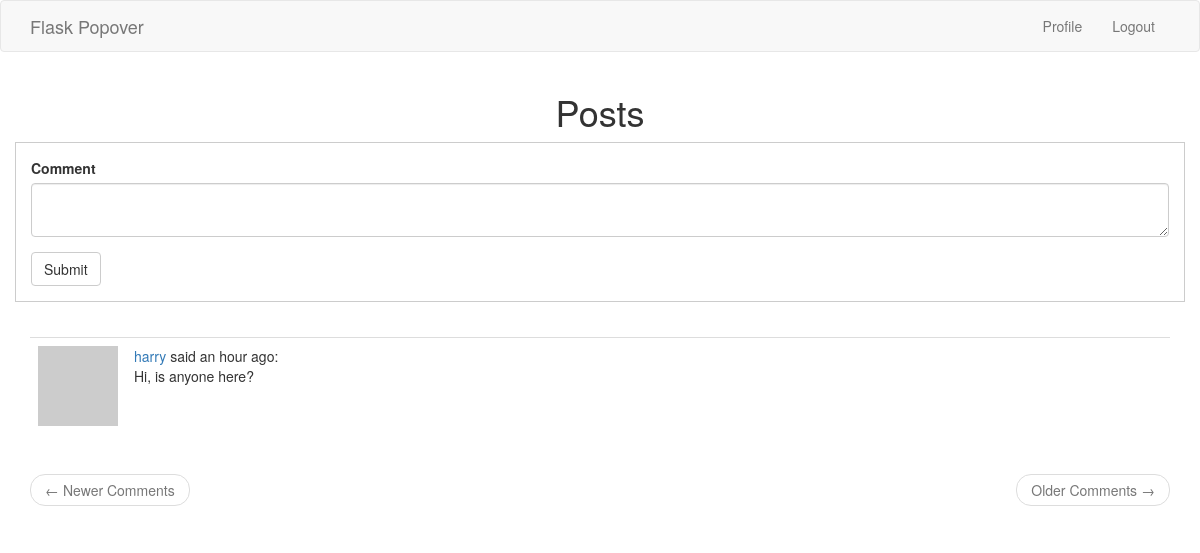
The app's page /index (signed in) with its own data.
### app/models.py (models this page shows, shortened)
class Post(db.Model):
    __table_name__ = 'post'
    id = db.Column(db.Integer, primary_key=True)
    body = db.Column(db.String(140))
    timestamp = db.Column(db.DateTime, index=True, default=datetime.utcnow)
    user_id = db.Column(db.Integer, db.ForeignKey('user.id'))

class User(UserMixin, db.Model):
    __table_name__ = 'users'
    id = db.Column(db.Integer, primary_key=True)
    username = db.Column(db.String(64), index=True, unique=True)
    email = db.Column(db.String(64), index=True, unique=True)
    password_hash = db.Column(db.String(128))
    about_me = db.Column(db.String(120))
    last_seen = db.Column(db.DateTime, default=datetime.utcnow)
    posts = db.relationship('Post', backref='author', lazy='dynamic')
    def avatar(self, size):
        digest = md5(self.email.lower().encode('utf-8')).hexdigest()
        return f'https://www.gravatar.com/avatar/{digest}?d=identicon&s={size}'

### app/routes.py (the view)
@app.route('/', methods=['GET', 'POST'])
@app.route('/index', methods=['GET', 'POST'])
@login_required
def index():
    form = CommentForm()
    if form.validate_on_submit():
        post = Post(body=form.body.data, author=current_user)
        db.session.add(post)
        db.session.commit()
        flash('Your comment has been published.')
        return redirect(url_for('index'))
    page = request.args.get('page', 1, type=int)
    posts = Post.query.order_by(Post.timestamp.desc()).paginate(
        page, app.config['POSTS_PER_PAGE'], False)
    next_url = url_for('index', page=posts.next_num) \
        if posts.has_next else None
    prev_url = url_for('index', page=posts.prev_num) \
        if posts.has_prev else None
    return render_template(
        'index.html',
        title='Posts',
        form=form,
        next_url=next_url,
        prev_url=prev_url,
        posts=posts.items
        )

### app/forms.py
class CommentForm(FlaskForm):
    body = TextAreaField('Comment', validators=[DataRequired()])
    submit = SubmitField('Submit')

### app/models.py (called while the page is built)
@login.user_loader
def load_user(id):
    return User.query.get(int(id))

### app/templates/index.html
{% extends 'base.html' %}
{% import 'bootstrap/wtf.html' as wtf %}
{% block app_context %}
<div class="row text-center">
    <div class="col-md-12">
        <h1>{{title}}</h1>
    </div>
</div>
<div class="row">
    <div class="col-sm-12 my-form">
        {{ wtf.quick_form(form) }}
    </div>
</div><br>
<div class="row">
    <div class="col-sm-12">
        {% for post in posts %}
            {% include '_posts.html' %}
        {% endfor %}
    </div>
</div>
<nav aria-label="...">
    <ul class="pager">
        <li class="previous{% if not prev_url %} disabled{% endif %}">
            <a href="{{ prev_url or '#' }}">
                <span aria-hidden="true">&larr;</span> Newer Comments
            </a>
        </li>
        <li class="next{% if not next_url %} disabled{% endif %}">
            <a href="{{ next_url or '#' }}">
                Older Comments <span aria-hidden="true">&rarr;</span>
            </a>
        </li>
    </ul>
</nav>
{% endblock %}

### app/templates/_posts.html
<table class="table table-hover">
    <tr valign='top'>
        <td width='70px'>
            <img src=" {{ post.author.avatar(36) }} ">
        </td>
        <td>
            <a href="{{ url_for('user', username=post.author.username) }}">
                    {{ post.author.username }}
            </a>
            said
            <span>
            {{ moment(post.timestamp).fromNow() }}:
            </span><br>
            <span>
                {{ post.body }}
            </span>
        </td>
    </tr>
</table>

### app/static/css/main.css (style rules this page uses)
.my-form { border: 1px solid #ccc; padding: 15px; margin-bottom: 15px; }

### records on screen
Post: author.username "harry", timestamp "an hour ago", body "Hi, is anyone here?"

### other values on screen
{{ title }} "Posts"
